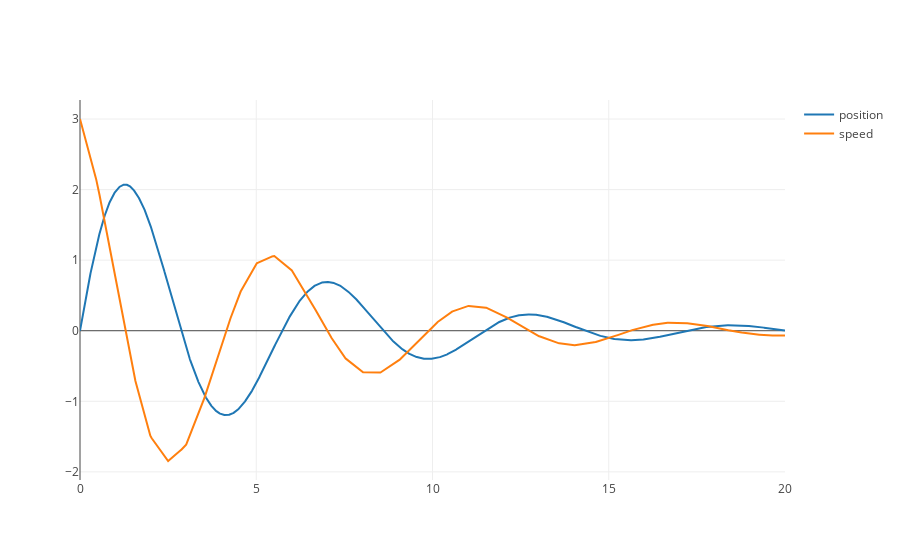

Source (notebook cell):
### Markdown cell above
# Simulation

Dynamics in continous time; controller in discrete time (zero order hold)

### Code cell
# Initial Conditions
y0 = [0, 3]

# Initialize empty result vectors
t_all = np.empty(shape=[0, 1]) 
y_all = np.empty(shape=[0, 2]) 
end = -1

# Time settings
dt    = 0.5 # Controller sampling time
t_end = 20  # Simulation time
Tdis = np.arange(0,t_end,dt) # Discrete time samples

# At every sample do
for tnow in Tdis:
    
    # Given the current state, compute a control signal
    x,x_dot = y0
    u = get_u(x,x_dot)
    
    # Integrate equation of motion until next sample while holding control
    simsteps_per_sample = 100
    t = np.linspace(tnow,tnow+dt,simsteps_per_sample)
    y = odeint(get_y_dot, y0, t, args=(u,))
    
    # The final y state is the initial state for next time
    y0 = y[end,:]
    
    # Append the results
    t_all = np.append(t_all,t)
    y_all = np.append(y_all,y, axis = 0)
    
    
# Match time and output signals for plotting    
pos_plot = Scatter(x = t_all, y = y_all[:, 0], name = 'position')   
vel_plot = Scatter(x = t_all, y = y_all[:, 1], name = 'speed')   
    
# Plot results inline    
iplot([pos_plot,vel_plot])

### Figure 1 — Plotly figure (JSON) as saved in the notebook; plotly's stock layout.template omitted (floating-point values rounded to 4 significant figures; data arrays with more than 128 entries replaced by an {"elided": "..."} marker saying what was removed)
{"data": [{"name": "position", "type": "scatter", "x": {"elided": "4000 float values"}, "y": {"elided": "4000 float values"}}, {"name": "speed", "type": "scatter", "x": {"elided": "4000 float values"}, "y": {"elided": "4000 float values"}}], "layout": {}}
